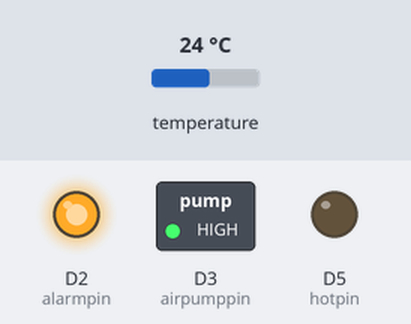
Recording of a sketch running on a simulated Arduino MKR. Parts: switched loads named in the sketch (green lamp = pin HIGH), output pins drawn as LEDs (lit = HIGH). The test bench sets the inputs (shaded band); at power-on: temperature 24 °C. WiFi joins after 1.5 s; servers stay silent unless stated; uploads are accepted with an empty reply; pins used as bus, display or sensor lines are not drawn; what the sketch prints to the serial monitor is not drawn.

Above: at 12.7 s.
12.8 s: temperature set to 16.8 °C
15.7 s: temperature set to 15.1 °C
At 17.0 s:
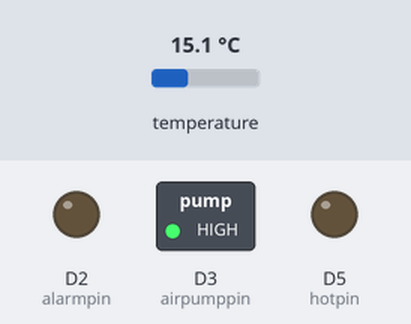
18.3 s: temperature set to 41 °C
At 19.5 s:
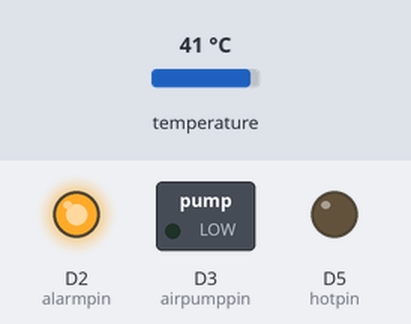
20.9 s: temperature set to 34.4 °C
23.8 s: temperature set to 33.5 °C
At 25.5 s:
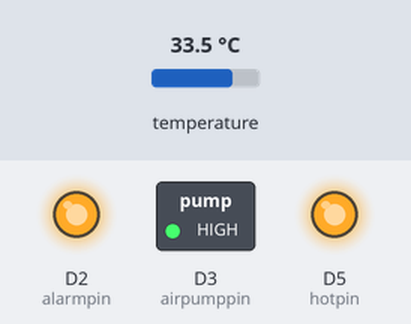
26.4 s: temperature set to 26.4 °C
29.0 s: temperature set to 25.4 °C
At 31.6 s:
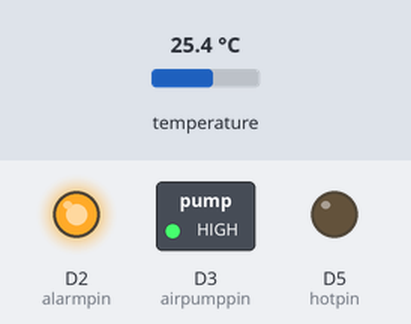
Timing chart, 0 to 33.1 s (numbered marks = the images above; inputs shaded):
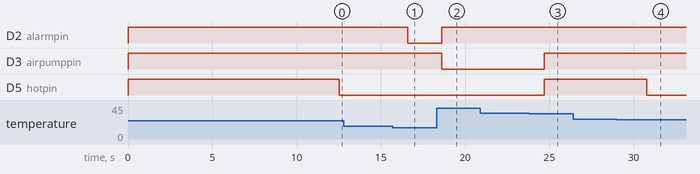

The sketch:

fishiot.ino
```cpp
#include <SPI.h>
#include <WiFi101.h>
#include <OneWire.h>
#include <DallasTemperature.h>

/*-----( Declare Constants )-----*/
#define ONE_WIRE_BUS 6 /*-(Connect to Pin 6)-*/
#define RELAY_ON 0
#define RELAY_OFF 1
#define hotpin 5 // Arduino Digital I/O pin numbers
#define coldpin 4
#define airpumppin 3
#define alarmpin 2

/*-----( Declare objects )-----*/
/* Set up a oneWire instance to communicate with any OneWire device*/
OneWire ourWire(ONE_WIRE_BUS);

/* Tell Dallas Temperature Library to use oneWire Library */
DallasTemperature sensors(&ourWire);

/*-----( Declare Variables )-----*/
float temperature;

String tempstats = "";    //temperature status, needed to activate water pumps on Relay
String pondstats = "";    //pond production status, needed to activate alarm on Relay

char server[] = "192.168.1.2";   //IP address of computer where the server will run

// Wi-Fi network name and password
char ssid[] = "IoT";
char pass[] = "fishiot_25";

int status = WL_IDLE_STATUS;
WiFiClient client;

void setup() /*----( SETUP: RUNS ONCE )----*/
{
  /*-(start serial port to see results )-*/
  Serial.begin(9600);

  digitalWrite(hotpin, RELAY_OFF);
  digitalWrite(coldpin, RELAY_OFF);
  digitalWrite(alarmpin, RELAY_OFF);
  digitalWrite(airpumppin, RELAY_OFF);

  pinMode (hotpin, OUTPUT);
  pinMode (coldpin, OUTPUT);
  pinMode (alarmpin, OUTPUT);
  pinMode (airpumppin, OUTPUT);

  /*-( Start up the DallasTemperature library )-*/
  sensors.begin();

  //check if the Wi-Fi unit/hotspot is attached
  Serial.println("Checking for wifi hardware...");
  if (WiFi.status() == WL_NO_SHIELD)
  {
    Serial.println("No hardware found. Quitting...");
    while (true);
  }
  Serial.println("Hardware found.");
  Serial.println();

  //attempt to connect to WiFi network:
  while (status != WL_CONNECTED)
  {
    Serial.print("Attempting to connect to: \"");
    Serial.print(ssid);
    Serial.println("\"");
    status = WiFi.begin(ssid, pass);  //initiate connection
    delay(10000);                     //wait 10 seconds for connection
  }
  Serial.println("Connected!");
  Serial.println();


}/*--(end setup )---*/


void loop() /*----( LOOP: RUNS CONSTANTLY )----*/
{
  getTemperature();
  sendData();
  analyzeTemperature();
  regulate();
  delay(1000);
  //repeat loop every second
}/* --(end main loop )-- */

void getTemperature()     //function to get temperature from sensor
{
  sensors.requestTemperatures();
  temperature = sensors.getTempCByIndex(0);   //temperature in degrees Celsius
  Serial.println(temperature);
}

void sendData() //function to send temperature data from computer via Wi-Fi hotspot connection
{
  if (client.connect(server, 10000)) //connect ip address to port 10000
  {
    Serial.println("Connected... Sending data to server...");
    client.println("GET /fishiot.com.ph/server?temp=" + String(temperature) + " HTTP/1.0");  //make HTTP GET request
    client.println();
  }
  else
  {
    Serial.println("Connection failed.");
  }

  if (client.available())   //know the description of the ip address
  {
    char c = client.read();
    Serial.print(c);
  }
  if (!client.connected())
  {
    Serial.println();
    Serial.println("Disconnecting...");
    client.stop();
    for (;;)
      ;
  }
}

void analyzeTemperature()   //function to evaluate temperature
{
  if (temperature >= 26.00 && temperature < 34.00)
  {
    tempstats = "BETTER-BESTTEMP";
    pondstats = "NORMAL";
  }
  else if ((temperature >= 24.00 && temperature < 26.00) || (temperature >= 34.00 && temperature < 36.00))
  {
    tempstats = "GOODTEMP";
    if (temperature >= 24.00 && temperature < 26.00)
    {
      pondstats = "NORMAL-COLD";
    }
    else if (temperature >= 34.00 && temperature < 36.00)
    {
      pondstats = "NORMAL-HOT";
    }
  }
  else if ((temperature >= 20.00 && temperature < 24.00) || (temperature >= 36.00 && temperature < 40.00))
  {
    tempstats = "BADTEMP";
    if (temperature >= 20.00 && temperature < 24.00)
    {
      pondstats = "WARNING1-COLD";
    }
    else if (temperature >= 36.00 && temperature < 40.00)
    {
      pondstats = "WARNING1-HOT";
    }
  }
  else if ((temperature >= 16.00 && temperature < 20.00) || (temperature >= 40.00 && temperature < 44.00))
  {
    tempstats = "WORSETEMP";
    if (temperature >= 16.00 && temperature < 20.00)
    {
      pondstats = "WARNING2-COLD";
    }
    else if (temperature >= 40.00 && temperature < 44.00)
    {
      pondstats = "WARNING2-HOT";
    }
  }
  else
  {
    tempstats = "WORSTTEMP";
    if ((temperature < 16.00))
    {
      pondstats = "CRITICAL-COLD";
    }
    else if ((temperature >= 44.00))
    {
      pondstats = "CRITICAL-HOT";
    }
  }
}

void regulate()   //function for temperature regulation component
{
  if (tempstats == "BETTER-BESTTEMP")  //halts all regulation operations since the temperature is normal
  {
    digitalWrite(hotpin, RELAY_OFF);
    digitalWrite(coldpin, RELAY_OFF);
    digitalWrite(alarmpin, RELAY_OFF);
    digitalWrite(airpumppin, RELAY_OFF);
  }
  else if (tempstats == "GOODTEMP" || tempstats == "BADTEMP" || tempstats == "WORSETEMP")  //call function to turn on the pins connected to water pumps on Relay
  {
    digitalWrite(alarmpin, RELAY_OFF);
    actions();
  }
  else if (tempstats == "WORSTTEMP") //turn on the pin that is connected to the alarm on Relay
  {
    digitalWrite(alarmpin, RELAY_ON);
    actions();    //temperature regulation is still executed
  }
}

void actions()  //function for the actual setting on of pins connected to water pumps
{
  //activate air pump and water pump that releases cold water
  if ( pondstats == "NORMAL-HOT" || pondstats == "WARNING1-HOT" || pondstats == "WARNING2-HOT" || pondstats == "CRITICAL-HOT" )
  {
    digitalWrite(coldpin, RELAY_ON);
    digitalWrite(airpumppin, RELAY_ON);
  }

  //activate water pump that releases hot water
  else if ( pondstats == "NORMAL-COLD" || pondstats == "WARNING1-COLD" || pondstats == "WARNING2-COLD" || pondstats == "CRITICAL-COLD" )
  {
    digitalWrite(hotpin, RELAY_ON);
  }
}


/* ( THE END ) */
```

Measured:
- the behaviour switches between 16 and 15.9 °C on temperature (found by bisection; images 0 and 1)
- the behaviour switches between 34 and 33.9 °C on temperature (found by bisection; images 2 and 3)
- the behaviour switches between 26 and 25.9 °C on temperature (found by bisection; images 3 and 4)
- after the input at 12.8 s, every drawn part: stays the same
- after the input at 15.7 s, D2 (alarmpin): HIGH → LOW after 0.89 s
- after the input at 18.3 s, D2 (alarmpin): LOW → HIGH after 0.32 s; D3 (airpumppin): HIGH → LOW after 0.32 s
- after the input at 20.9 s, every drawn part: stays the same
- after the input at 23.8 s, D3 (airpumppin), D5 (hotpin): LOW → HIGH after 0.89 s
- after the input at 26.4 s, every drawn part: stays the same
- after the input at 29.0 s, D5 (hotpin): HIGH → LOW after 1.8 s
